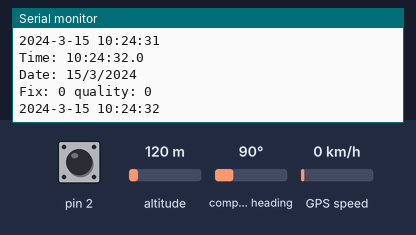
This sketch was run on a simulated Arduino Mega 2560, built with avr-gcc and run on an emulated ATmega2560. Parts: the last lines printed to the serial monitor. The inputs (shaded band) are chosen by the test bench; at power-on: altitude 120 m, compass heading 90°, GPS speed 0 km/h, pin 2 HIGH. The GPS gets a fix after 3 s at 37.7749, -122.4194 with 8 satellites.

Above: at 2.2 s.
2.3 s: altitude set to 20 m
At 3.4 s:
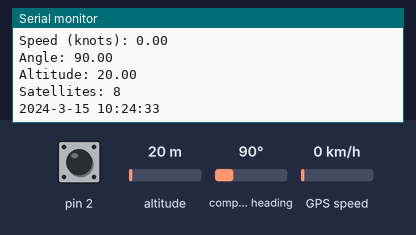
4.5 s: compass heading set to 7°
At 5.9 s:
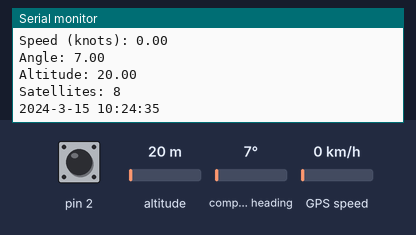
6.1 s: GPS speed set to 2 km/h
At 6.9 s:
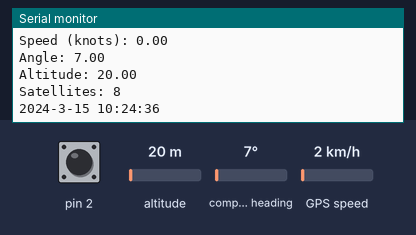

The sketch:

GPS_TEST.ino
```cpp
#include <Adafruit_GPS.h>
#include <SoftwareSerial.h>

HardwareSerial mySerial = Serial2;

Adafruit_GPS GPS(&mySerial);
char DateTime[32] = {0};

// Set GPSECHO to 'false' to turn off echoing the GPS data to the Serial console
// Set to 'true' if you want to debug and listen to the raw GPS sentences.
#define GPSECHO  false

// this keeps track of whether we're using the interrupt
// off by default!
boolean usingInterrupt = false;
void useInterrupt(boolean); // Func prototype keeps Arduino 0023 happy

// Testing Counter Interrupt
int counterArray[10] = {0};
int counterIndex = 0;

void setup()
{
  // connect at 115200 so we can read the GPS fast enough and echo without dropping chars
  // also spit it out
  Serial.begin(115200);

  // 9600 NMEA is the default baud rate for Adafruit MTK GPS's- some use 4800
  GPS.begin(9600);

  // uncomment this line to turn on RMC (recommended minimum) and GGA (fix data) including altitude
  GPS.sendCommand(PMTK_SET_NMEA_OUTPUT_RMCGGA);

  // Set the update rate
  GPS.sendCommand(PMTK_SET_NMEA_UPDATE_1HZ);   // 1 Hz update rate
  // For the parsing code to work nicely and have time to sort thru the data, and
  // print it out we don't suggest using anything higher than 1 Hz

  // the nice thing about this code is you can have a timer0 interrupt go off
  // every 1 millisecond, and read data from the GPS for you. that makes the
  // loop code a heck of a lot easier!
  useInterrupt(true);

  // Testing Counter Interrupt
  pinMode(2, INPUT);
  digitalWrite(2, HIGH);
  attachInterrupt(0, counterISR, FALLING);

  delay(1000);

}

void counterISR(){
    counterArray[counterIndex] = millis();
    counterIndex++;
    if (counterIndex == 10) counterIndex = 0;
    //Serial.println(counterIndex);
    return;
}


void useInterrupt(boolean v) {
  if (v) {
    // Timer0 is already used for millis() - we'll just interrupt somewhere
    // in the middle and call the "Compare A" function above
    OCR0A = 0xAF;
    TIMSK0 |= _BV(OCIE0A);
    usingInterrupt = true;
  } else {
    // do not call the interrupt function COMPA anymore
    TIMSK0 &= ~_BV(OCIE0A);
    usingInterrupt = false;
  }
}

// Interrupt is called once a millisecond, looks for any new GPS data, and stores it
SIGNAL(TIMER0_COMPA_vect) {
  char c = GPS.read();
  // if you want to debug, this is a good time to do it!
  if (GPSECHO)
    if (c) UDR0 = c;
    // writing direct to UDR0 is much much faster than Serial.print
    // but only one character can be written at a time.
}

void loop() {
  // if a sentence is received, we can check the checksum, parse it...
  if (GPS.newNMEAreceived()) {
    // a tricky thing here is if we print the NMEA sentence, or data
    // we end up not listening and catching other sentences!
    // so be very wary if using OUTPUT_ALLDATA and trying to print out data
    //Serial.println(GPS.lastNMEA());   // this also sets the newNMEAreceived() flag to false

    if (!GPS.parse(GPS.lastNMEA()))   // this also sets the newNMEAreceived() flag to false
      return;  // we can fail to parse a sentence in which case we should just wait for another
  }

    Serial.print("\nTime: ");
    Serial.print(GPS.hour, DEC); Serial.print(':');
    Serial.print(GPS.minute, DEC); Serial.print(':');
    Serial.print(GPS.seconds, DEC); Serial.print('.');
    Serial.println(GPS.milliseconds);
    Serial.print("Date: ");
    Serial.print(GPS.day, DEC); Serial.print('/');
    Serial.print(GPS.month, DEC); Serial.print("/20");
    Serial.println(GPS.year, DEC);
    Serial.print("Fix: "); Serial.print((int)GPS.fix);
    Serial.print(" quality: "); Serial.println((int)GPS.fixquality);
    if (GPS.fix) {
      Serial.print("Location: ");
      Serial.print(GPS.latitude, 4); Serial.print(GPS.lat);
      Serial.print(", ");
      Serial.print(GPS.longitude, 4); Serial.println(GPS.lon);
      Serial.print("Location (in degrees, works with Google Maps): ");
      Serial.print(GPS.latitudeDegrees, 4);
      Serial.print(", ");
      Serial.println(GPS.longitudeDegrees, 4);

      Serial.print("Speed (knots): "); Serial.println(GPS.speed);
      Serial.print("Angle: "); Serial.println(GPS.angle);
      Serial.print("Altitude: "); Serial.println(GPS.altitude);
      Serial.print("Satellites: "); Serial.println((int)GPS.satellites);
    }

	  // Clear DateTime buffer;
  DateTime[0] = '\0';
  // Get date + time from GPS.
  sprintf(DateTime, "20%d-%d-%d %d:%d:%d", GPS.year, GPS.month, GPS.day, GPS.hour, GPS.minute, GPS.seconds);
    Serial.println(DateTime);
        delay(1000);
}
```

Measured:
- after the input at 2.3 s, the serial monitor: prints a new line after 0.72 s (image 1)
- after the input at 4.5 s, the serial monitor: prints a new line after 0.55 s (image 2)
